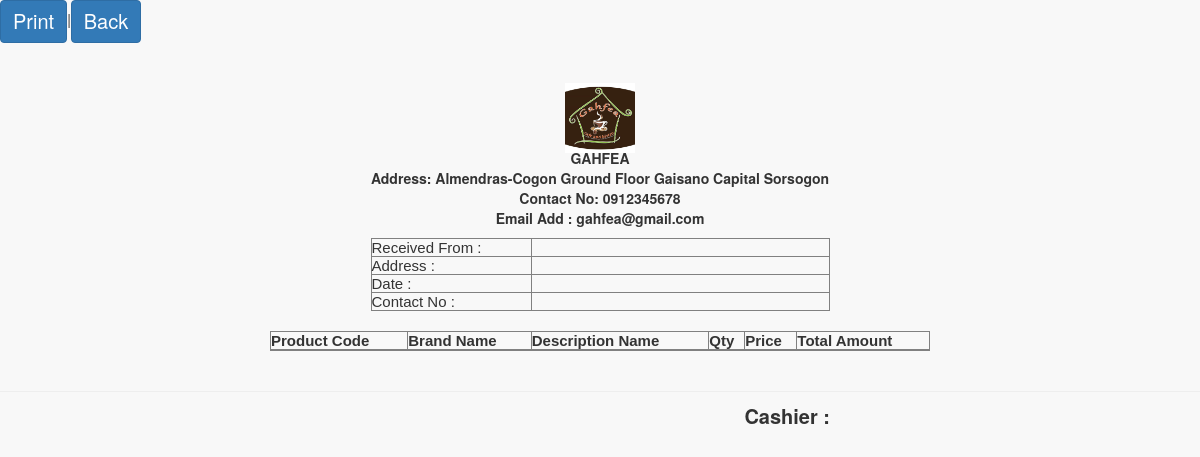
The app's page /pages/cashier/preview.php?invoice=RS-83803, older data.
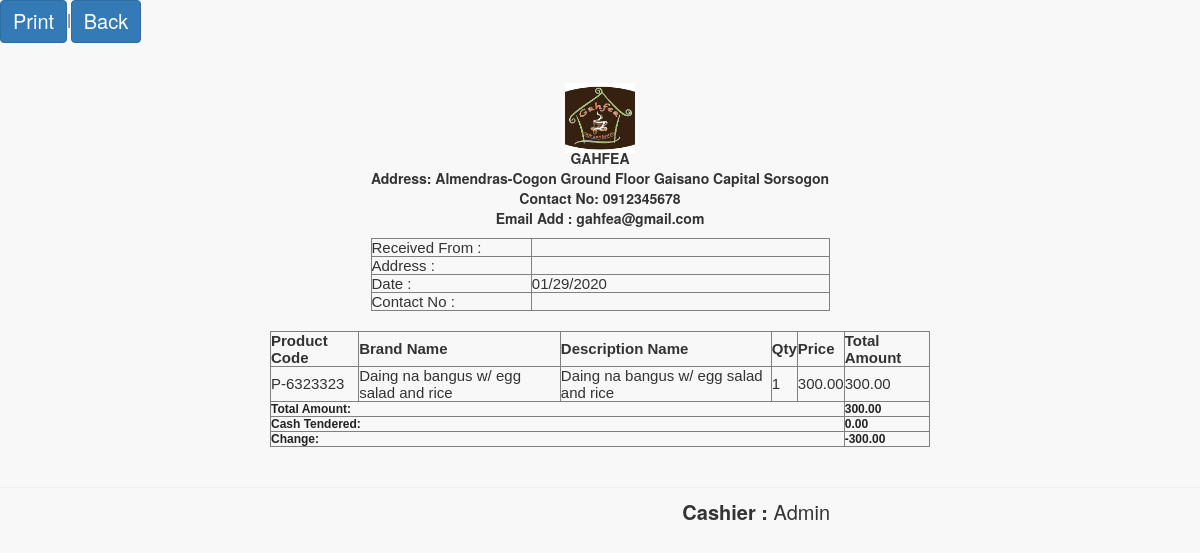
The same page, newer data.
### tables this page shows
CREATE TABLE `sales` (
  `transaction_id` int(11) NOT NULL,
  `invoice_number` varchar(100) NOT NULL,
  `cashier` varchar(100) NOT NULL,
  `date` varchar(100) NOT NULL,
  `type` varchar(100) NOT NULL,
  `amount` varchar(100) NOT NULL,
  `due_date` varchar(100) NOT NULL,
  `name` varchar(100) NOT NULL,
  `balance` varchar(100) NOT NULL,
  `total_amount` varchar(30) NOT NULL,
  `cash` varchar(100) NOT NULL,
  `month` varchar(20) NOT NULL,
  `year` varchar(20) NOT NULL,
  `p_amount` varchar(30) NOT NULL,
  `vat` varchar(30) NOT NULL,
  `address` varchar(80) NOT NULL,
  `contact_number` varchar(11) NOT NULL
);

CREATE TABLE `sales_order` (
  `transaction_id` int(11) NOT NULL,
  `invoice` varchar(100) NOT NULL,
  `product` varchar(100) NOT NULL,
  `qty` varchar(100) NOT NULL,
  `amount` varchar(100) NOT NULL,
  `name` varchar(100) NOT NULL,
  `price` varchar(100) NOT NULL,
  `discount` varchar(100) NOT NULL,
  `category` varchar(100) NOT NULL,
  `date` varchar(25) NOT NULL,
  `omonth` varchar(25) NOT NULL,
  `oyear` varchar(25) NOT NULL,
  `qtyleft` varchar(25) NOT NULL,
  `dname` varchar(50) NOT NULL,
  `vat` varchar(20) NOT NULL,
  `total_amount` varchar(30) NOT NULL,
  `table_number` varchar(25) NOT NULL,
  `order_status` varchar(100) NOT NULL
);

### pages/cashier/preview.php (the view, shortened to what the changed rows need)
<link href="vendor/bootstrap/css/bootstrap.min.css" rel="stylesheet">
<link href="vendor/metisMenu/metisMenu.min.css" rel="stylesheet">
<link href="dist/css/sb-admin-2.css" rel="stylesheet">
<link href="vendor/font-awesome/css/font-awesome.min.css" rel="stylesheet" type="text/css">
<?php
$invoice=$_GET['invoice'];
include('connect.php');
$result = $db->prepare("SELECT * FROM sales WHERE invoice_number= :userid");
$result->bindParam(':userid', $invoice);
$result->execute();
for($i=0; $row = $result->fetch(); $i++){
	$date=$row['date'];
	$cashier=$row['cashier'];
	$pt=$row['type'];
	$am=$row['amount'];
	if($pt=='cash'){
		$cashpaid=$row['cash'];
		$amount=$cashpaid-$am;
	}
}
?>
<div class="content" id="content">
<center>
	<div style="margin: 0 auto; padding: 20px; width: 700px; font-weight: normal;">
		<div style="width: 100%;">
			<div style="width: 459px;">
			<br>
					<div>
						<table border="1" cellpadding="4" cellspacing="0" style="font-family: arial; font-size: 15px;text-align:left;width : 100%;">
							<tr>
								<td width="35%">Date : </td>
								<td width="75%"><?php echo $date?></td>
							</tr>
						</table>
					</div>
				</div>
			</div><br>
			<div style="width: 100%">
				<table border="1" cellpadding="4" cellspacing="0" style="font-family: arial; font-size: 15px;text-align:left;" width="100%">
					<thead>
						<tr>
							<th> Product Code </th>
							<th> Brand Name </th>
							<th> Description Name </th>
							<th> Qty </th>
							<th> Price </th>
							<th> Total Amount </th>
						</tr>
					</thead>
					<tbody>
						<?php
						$id=$_GET['invoice'];
						$result = $db->prepare("SELECT * FROM sales_order WHERE invoice= :userid");
						$result->bindParam(':userid', $id);
						$result->execute();
						for($i=0; $row = $result->fetch(); $i++){
							?>
							<tr class="record">
								<td><?php echo $row['product']; ?></td>
								<td><?php echo $row['name']; ?></td>
								<td><?php echo $row['dname']; ?></td>
								<td><?php echo $row['qty']; ?></td>
								<td>
									<?php
									$ppp=$row['price'];
									echo formatMoney($ppp, true);
									?>
								</td>
								<td>
									<?php
									$dfdf=$row['total_amount'];
									echo formatMoney($dfdf, true);
									?>
								</td>
							</tr>
							<?php
						}
						?>
						<?php if($pt=='cash'){
							?>
							<tr>
								<td colspan="5"><strong style="font-size: 12px; color: #222222;">Total Amount:</strong></td>
								<td colspan="3"><strong style="font-size: 12px; color: #222222;">
									<?php
									$sdsd=$_GET['invoice'];
									$resultas = $db->prepare("SELECT sum(total_amount) FROM sales_order WHERE invoice= :a");
									$resultas->bindParam(':a', $sdsd);
									$resultas->execute();
									for($i=0; $rowas = $resultas->fetch(); $i++){
										$fgfg=$rowas['sum(total_amount)'];
										echo formatMoney($fgfg, true);
									}
									?>
								</strong></td>
							</tr>
							<tr>
								<td colspan="5"><strong style="font-size: 12px; color: #222222;">Cash Tendered:</strong></td>
								<td colspan="2"><strong style="font-size: 12px; color: #222222;">
									<?php
									echo formatMoney($cashpaid, true);
									?>
								</strong></td>
							</tr>
								<?php
						}
						?>
						<tr>
							<td colspan="5"><strong style="font-size: 12px; color: #222222;">
								<?php
								if($pt=='cash'){
									echo 'Change:';
								}
								?>
							</strong></td>
							<td colspan="3"><strong style="font-size: 12px; color: #222222;">
								<?php
								function formatMoney($number, $fractional=false) {
									if ($fractional) {
										$number = sprintf('%.2f', $number);
									}
									while (true) {
										$replaced = preg_replace('/(-?\d+)(\d\d\d)/', '$1,$2', $number);
										if ($replaced != $number) {
											$number = $replaced;
										} else {
											break;
										}
									}
									return $number;
								}
								if($pt=='cash'){
									echo formatMoney($amount, true);
								}
								?>
							</strong></td>
						</tr>
					</tbody>
				</table>
				</center>
			</div>
			<div style="text-align: right;margin-right: 370px; margin-top: -10px; font-size: 20px;"><b>Cashier :</b> <?php echo $cashier ?></div>

Row changes from the older to the newer data that the page shows:
added sales: date "01/29/2020", cash "0.00", formatMoney($amount, true) "-300.00", cashier "Admin"
added sales_order: product "P-6323323", name "Daing na bangus w/ egg salad and rice", dname "Daing na bangus w/ egg salad and rice", qty "1", price "300.00", total_amount "300.00"
Text that changed along with them:
text now shown: "Total Amount: Cash Tendered: Change:"
new list line: "300.00"
